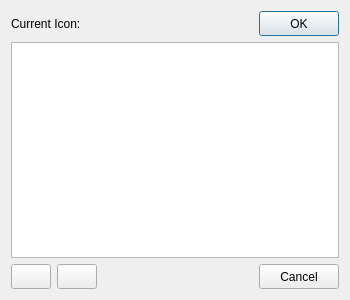
<?xml version="1.0" encoding="UTF-8"?>
<ui version="4.0">
 <class>frmIcon</class>
 <widget class="QDialog" name="frmIcon">
  <property name="windowModality">
   <enum>Qt::WindowModal</enum>
  </property>
  <property name="geometry">
   <rect>
    <x>0</x>
    <y>0</y>
    <width>350</width>
    <height>300</height>
   </rect>
  </property>
  <property name="minimumSize">
   <size>
    <width>350</width>
    <height>300</height>
   </size>
  </property>
  <property name="maximumSize">
   <size>
    <width>350</width>
    <height>300</height>
   </size>
  </property>
  <property name="windowTitle">
   <string>Icon Manager</string>
  </property>
  <layout class="QVBoxLayout" name="iconLayout">
   <item>
    <layout class="QHBoxLayout" name="hlCurrent">
     <item>
      <widget class="QLabel" name="labCurrentIconDes">
       <property name="text">
        <string>Current Icon:</string>
       </property>
      </widget>
     </item>
     <item>
      <widget class="QLabel" name="imgCurrentIcon">
       <property name="minimumSize">
        <size>
         <width>24</width>
         <height>24</height>
        </size>
       </property>
       <property name="maximumSize">
        <size>
         <width>24</width>
         <height>24</height>
        </size>
       </property>
       <property name="text">
        <string/>
       </property>
       <property name="scaledContents">
        <bool>true</bool>
       </property>
      </widget>
     </item>
     <item>
      <spacer name="currentSpacer">
       <property name="orientation">
        <enum>Qt::Horizontal</enum>
       </property>
       <property name="sizeHint" stdset="0">
        <size>
         <width>0</width>
         <height>0</height>
        </size>
       </property>
      </spacer>
     </item>
     <item>
      <widget class="QPushButton" name="cmdOkay">
       <property name="minimumSize">
        <size>
         <width>0</width>
         <height>25</height>
        </size>
       </property>
       <property name="text">
        <string>OK</string>
       </property>
       <property name="icon">
        <iconset theme="dialog-ok"/>
       </property>
      </widget>
     </item>
    </layout>
   </item>
   <item>
    <layout class="QHBoxLayout" name="hlIcons">
     <item>
      <widget class="QListWidget" name="lwIcons">
       <property name="horizontalScrollBarPolicy">
        <enum>Qt::ScrollBarAlwaysOff</enum>
       </property>
       <property name="iconSize">
        <size>
         <width>24</width>
         <height>24</height>
        </size>
       </property>
       <property name="verticalScrollMode">
        <enum>QAbstractItemView::ScrollPerPixel</enum>
       </property>
       <property name="horizontalScrollMode">
        <enum>QAbstractItemView::ScrollPerPixel</enum>
       </property>
       <property name="movement">
        <enum>QListView::Static</enum>
       </property>
      </widget>
     </item>
    </layout>
   </item>
   <item>
    <layout class="QHBoxLayout" name="hlOptions">
     <item>
      <widget class="QPushButton" name="cmdPlus">
       <property name="minimumSize">
        <size>
         <width>0</width>
         <height>25</height>
        </size>
       </property>
       <property name="maximumSize">
        <size>
         <width>16777215</width>
         <height>25</height>
        </size>
       </property>
       <property name="text">
        <string/>
       </property>
       <property name="icon">
        <iconset theme="list-add"/>
       </property>
      </widget>
     </item>
     <item>
      <widget class="QPushButton" name="cmdMinus">
       <property name="minimumSize">
        <size>
         <width>0</width>
         <height>25</height>
        </size>
       </property>
       <property name="maximumSize">
        <size>
         <width>16777215</width>
         <height>25</height>
        </size>
       </property>
       <property name="text">
        <string/>
       </property>
       <property name="icon">
        <iconset theme="list-remove"/>
       </property>
      </widget>
     </item>
     <item>
      <spacer name="optionsSpacer">
       <property name="orientation">
        <enum>Qt::Horizontal</enum>
       </property>
       <property name="sizeHint" stdset="0">
        <size>
         <width>0</width>
         <height>0</height>
        </size>
       </property>
      </spacer>
     </item>
     <item>
      <widget class="QPushButton" name="cmdCancel">
       <property name="minimumSize">
        <size>
         <width>0</width>
         <height>25</height>
        </size>
       </property>
       <property name="text">
        <string>Cancel</string>
       </property>
       <property name="icon">
        <iconset theme="dialog-cancel"/>
       </property>
      </widget>
     </item>
    </layout>
   </item>
  </layout>
 </widget>
 <resources/>
 <connections/>
</ui>
